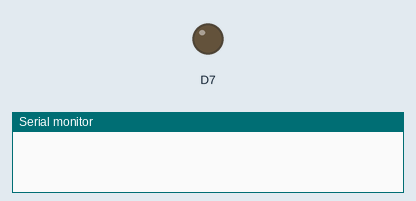
Simulated run of this sketch. Board: ESP8266 (NodeMCU). Shown: output pins drawn as LEDs (lit = HIGH), the last lines printed to the serial monitor.

Above: at 2.5 s.
At 7.0 s:
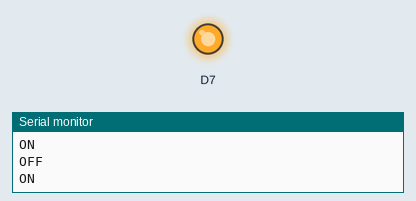
Timing chart, 0 to 8.9 s (numbered marks = the images above):
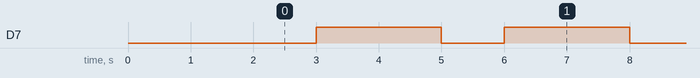

Measured:
- by itself, D7: alternates HIGH for 2.0 s and LOW for 1.0 s

The sketch:

blink.ino
```cpp
void setup()
{
    Serial.begin(9600);
    delay(2000);
    pinMode(D7, OUTPUT);
}

void loop()
{
    delay(1000);
    digitalWrite(D7, HIGH);
    Serial.println("ON");
    delay(2000);
    digitalWrite(D7, LOW);
    Serial.println("OFF");
}
```
